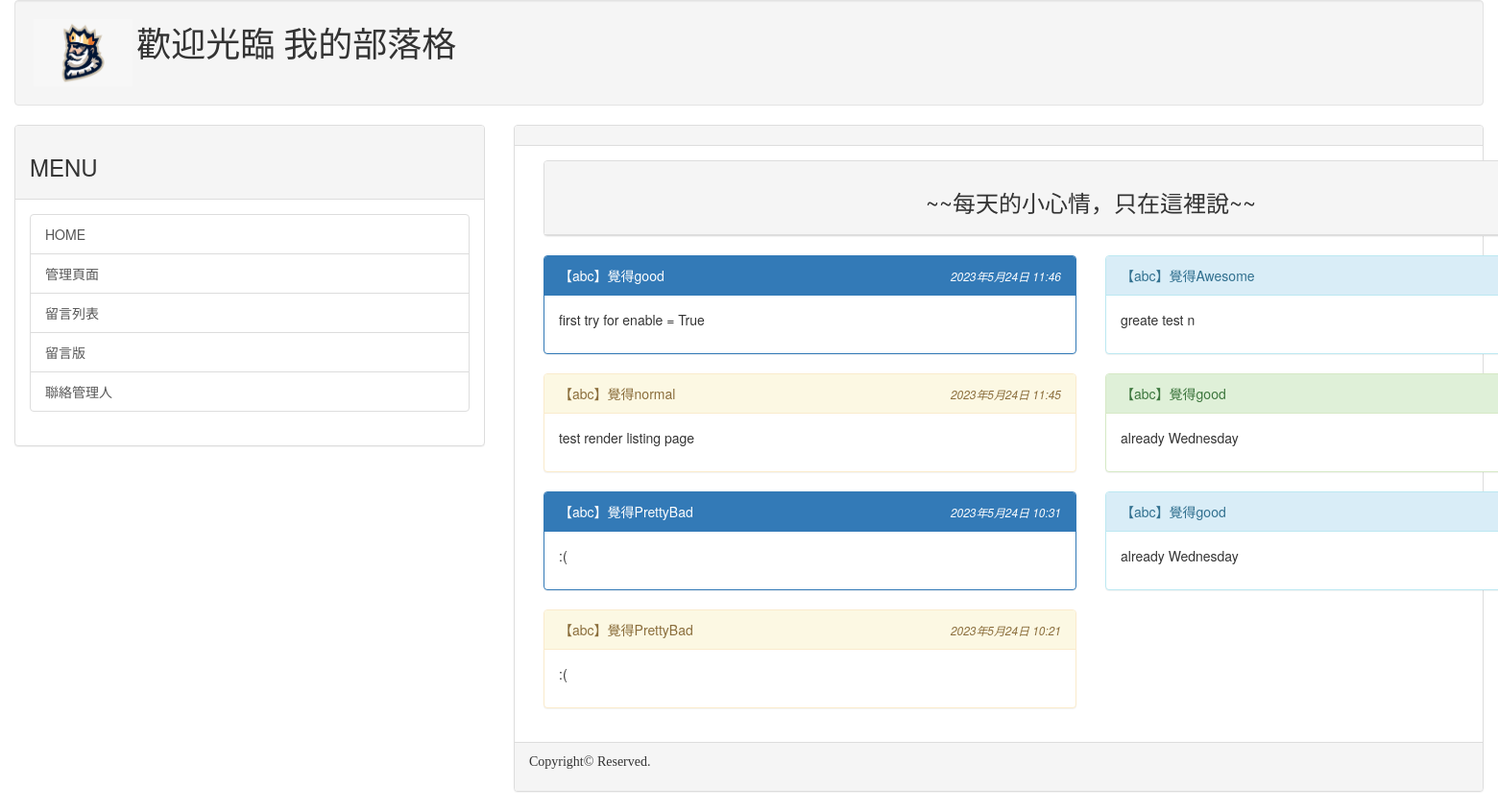
Page /list/ on the committed database.
### mysite/models.py (models this page shows, shortened)
class Post(models.Model):
    mood = models.ForeignKey('Mood', on_delete=models.CASCADE)
    nickname = models.CharField(max_length=50, default='不告訴你我是誰')
    message = models.TextField(null=False)
    del_pass = models.CharField(max_length=50)
    pub_time = models.DateTimeField(auto_now=True)
    enabled = models.BooleanField(default=True) #改True就可以預設為開啟

class Mood(models.Model):
   status = models.CharField(max_length=50, null=False)
   def __str__(self):
     return self.status

### mysite/views.py (the view)
# urls.py: path('list/', views.listing),
def listing(request):
    posts = models.Post.objects.filter(enabled=True).order_by('-pub_time')[:150]
    moods = models.Mood.objects.all()
    return render(request, 'listing.html', locals())

### templates/listing.html (shortened to what this page needs)
{% extends "base.html" %}
{% block content %}
<div class='container'>
    <div class='row'>
        <div class='col-md-12'>
            <div class='panel panel-default'>
                <div class='panel-heading' align='center'>
                    <h3>~~每天的小心情，只在這裡說~~</h3>
                </div>
            </div>
        </div>
    </div>
    <div class="row">
        {% for p in posts %}
        <div class="col-sm-12 col-md-6">
            <div class='panel {%cycle "panel-primary" "panel-info" "panel-warning" "panel-success" %}'>
                <div class='panel-heading'>
                    <table width='100%'>
                        <tr>
                            <td>
                                【{{ p.nickname }}】覺得{{ p.mood }}
                            </td>
                            <td align='right'>
                                <i><small>{{ p.pub_time }}</small></i>
                            </td>
                        </tr>
                    </table>
                </div>
                <div class='panel-body'>{{ p.message | linebreaks }}</div>
            </div>
        </div>
        {% endfor %}
    </div>
</div>
{% endblock %}

### rows in the picture
Post: nickname "abc", mood "good", pub_time "2023年5月24日 11:46", message "first try for enable = True"
Post: nickname "abc", mood "Awesome", message "greate test n"
Post: nickname "abc", mood "normal", pub_time "2023年5月24日 11:45", message "test render listing page"
Post: nickname "abc", mood "good", message "already Wednesday"
Post: nickname "abc", mood "PrettyBad", pub_time "2023年5月24日 10:31", message ":("
Post: nickname "abc", mood "good", message "already Wednesday"
Post: nickname "abc", mood "PrettyBad", pub_time "2023年5月24日 10:21", message ":("
